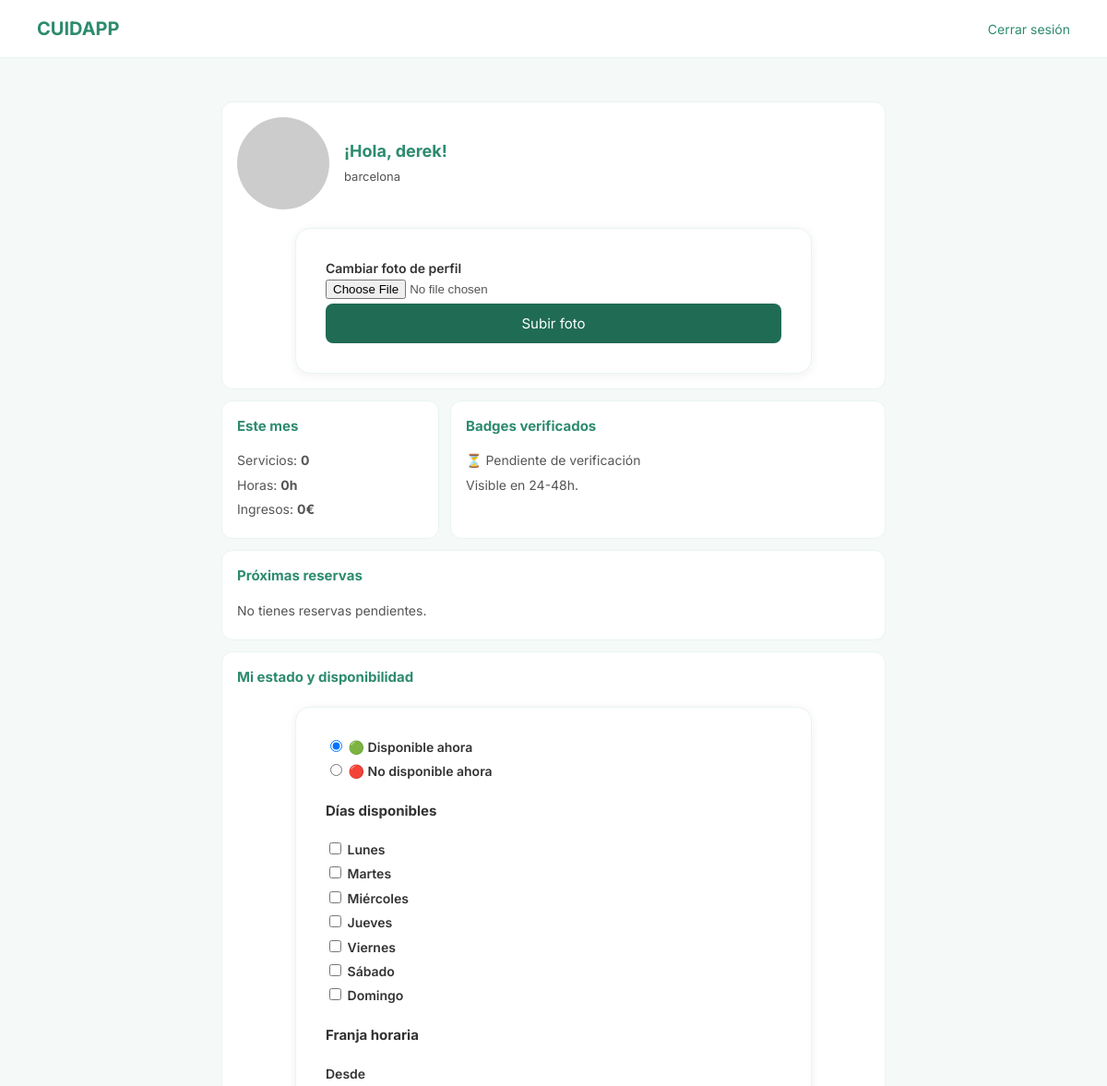
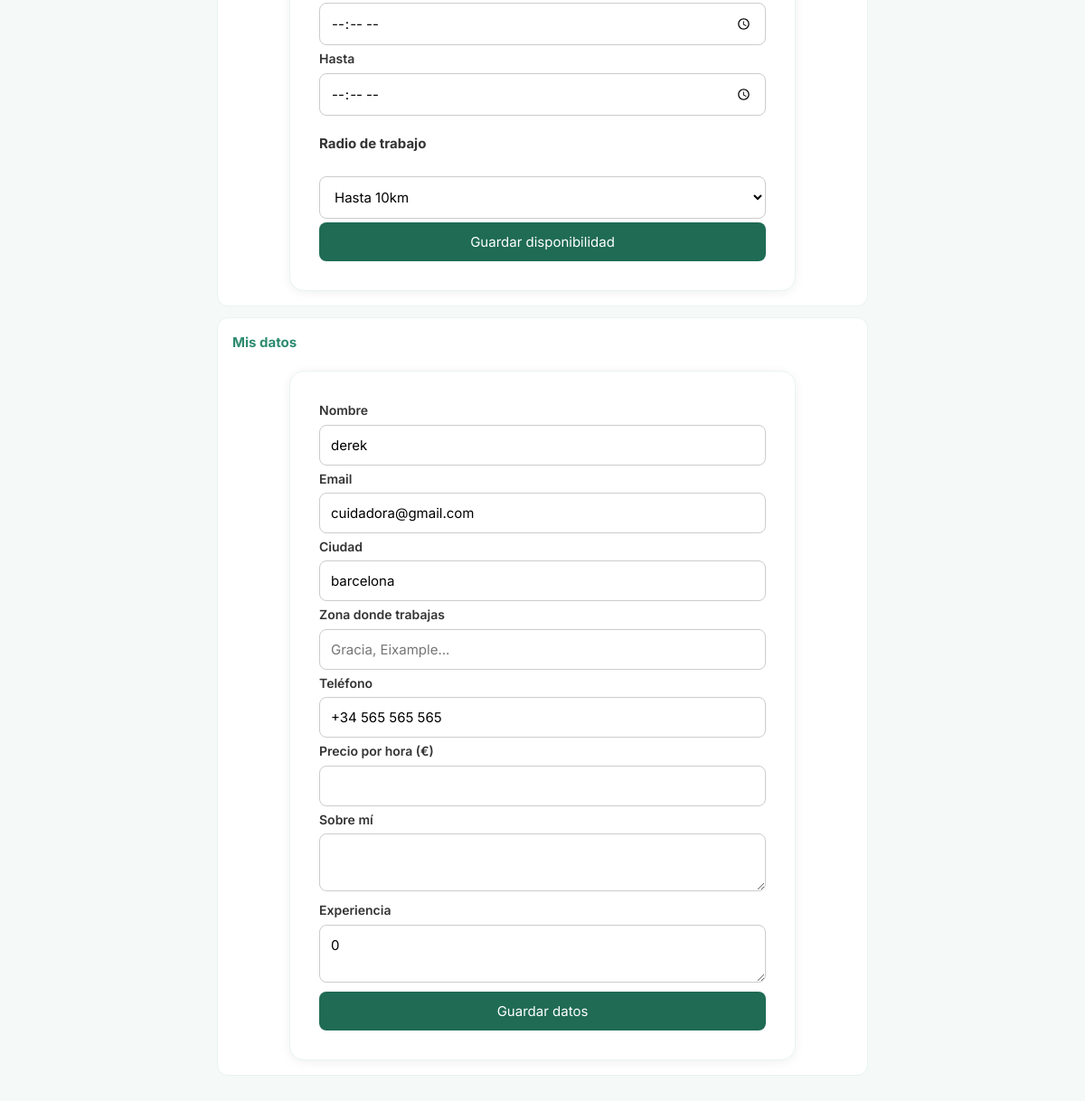
The page /dashboard-cuidador.php (signed in) on the database its author committed (2 pictures, top to bottom).
### tables this page shows
CREATE TABLE `cuidadoras` (
  `id` int(11) NOT NULL,
  `nombre` varchar(100) NOT NULL,
  `email` varchar(150) NOT NULL,
  `password` varchar(255) NOT NULL,
  `ciudad` varchar(100) DEFAULT NULL,
  `telefono` varchar(20) DEFAULT NULL,
  `foto` varchar(255) DEFAULT NULL,
  `experiencia` tinyint(3) UNSIGNED DEFAULT 0,
  `verificada` tinyint(1) DEFAULT 0,
  `fecha_registro` datetime DEFAULT current_timestamp(),
  `zona` varchar(100) DEFAULT NULL,
  `descripcion` text DEFAULT NULL,
  `precio_hora` decimal(5,2) DEFAULT NULL,
  `estado` varchar(20) DEFAULT 'disponible',
  `dias_disponibles` varchar(100) DEFAULT NULL,
  `radio_km` tinyint(3) UNSIGNED DEFAULT 5,
  `hora_inicio` time DEFAULT NULL,
  `hora_fin` time DEFAULT NULL,
  `precio_por_hora` decimal(5,2) DEFAULT NULL,
  `precio` decimal(5,2) DEFAULT NULL
);

### dashboard-cuidador.php (the view, shortened to what this page needs)
<?php
$conexion = mysqli_connect("localhost", "root", "", "cuidapp_db");
$id = $_SESSION["cuidadora_id"];
$sql = "SELECT * FROM cuidadoras WHERE id = " . $id;
$resultado = mysqli_query($conexion, $sql);
$cuidadora = mysqli_fetch_assoc($resultado);
$dias_guardados = $cuidadora['dias_disponibles'] ? explode(",", $cuidadora['dias_disponibles']) : [];
?>
<!DOCTYPE html>
<html lang="es">
<head>
    <link rel="stylesheet" href="estilos.css">
</head>
<body>
<header>
    <h1>CUIDAPP</h1>
    <nav>
        <a href="cerrar-sesion-cuidador.php">Cerrar sesión</a>
    </nav>
</header>
<section id="dashboard-cuidadora">
    <div class="card">
        <div class="perfil-header">
            <img src="<?php echo $cuidadora['foto'] ? $cuidadora['foto'] : 'https://via.placeholder.com/80'; ?>"
                 alt="Foto de perfil" class="perfil-foto">
            <div class="perfil-info">
                <h2>¡Hola, <?php echo $cuidadora['nombre']; ?>!</h2>
                <p><?php echo $cuidadora['ciudad']; ?><?php echo $cuidadora['zona'] ? ' — ' . $cuidadora['zona'] : ''; ?></p>
            </div>
        </div>
        <form action="dashboard-cuidador.php" method="POST" enctype="multipart/form-data">
            <p>
                <label>Cambiar foto de perfil</label><br>
                <input type="file" name="foto" accept="image/*">
            </p>
            <p><button type="submit">Subir foto</button></p>
        </form>
    </div>
    <div class="grid-2x2">
        <div class="card">
            <h3>Este mes</h3>
            <p>Servicios: <strong>0</strong></p>
            <p>Horas: <strong>0h</strong></p>
            <p>Ingresos: <strong>0€</strong></p>
        </div>
        <div class="card">
            <h3>Badges verificados</h3>
            <?php if ($cuidadora['verificada']): ?>
                <p>✓ Antecedentes penales</p>
                <p>✓ Delitos sexuales</p>
                <p>✓ Documentación verificada</p>
            <?php else: ?>
                <p>⏳ Pendiente de verificación</p>
                <p>Visible en 24-48h.</p>
            <?php endif; ?>
        </div>
    </div>
    <div class="card">
        <h3>Próximas reservas</h3>
        <p>No tienes reservas pendientes.</p>
    </div>
    <div class="card">
        <h3>Mi estado y disponibilidad</h3>
        <form action="actualizar-disponibilidad.php" method="POST">
            <p>
                <label>
                    <input type="radio" name="estado" value="disponible"
                    <?php echo $cuidadora['estado'] == 'disponible' ? 'checked' : ''; ?>>
                    🟢 Disponible ahora
                </label>
            </p>
            <p>
                <label>
                    <input type="radio" name="estado" value="no_disponible"
                    <?php echo $cuidadora['estado'] == 'no_disponible' ? 'checked' : ''; ?>>
                    🔴 No disponible ahora
                </label>
            </p>
            <h4>Días disponibles</h4>
            <?php
            $dias = ['lunes','martes','miercoles','jueves','viernes','sabado','domingo'];
            $dias_nombres = ['Lunes','Martes','Miércoles','Jueves','Viernes','Sábado','Domingo'];
            foreach ($dias as $i => $dia):
            ?>
            <p>
                <label>
                    <input type="checkbox" name="dias[]" value="<?php echo $dia; ?>"
                    <?php echo in_array($dia, $dias_guardados) ? 'checked' : ''; ?>>
                    <?php echo $dias_nombres[$i]; ?>
                </label>
            </p>
            <?php endforeach; ?>
            <h4>Franja horaria</h4>
            <p>
                <label>Desde</label><br>
                <input type="time" name="hora_inicio" value="<?php echo $cuidadora['hora_inicio']; ?>">
            </p>
            <p>
                <label>Hasta</label><br>
                <input type="time" name="hora_fin" value="<?php echo $cuidadora['hora_fin']; ?>">
            </p>
            <h4>Radio de trabajo</h4>
            <select name="radio_km">
                <option value="10" <?php echo $cuidadora['radio_km'] == 10 ? 'selected' : ''; ?>>Hasta 10km</option>
            </select>
            <p><button type="submit">Guardar disponibilidad</button></p>
        </form>
    </div>
    <div class="card">
        <h3>Mis datos</h3>
        <form action="actualizar-cuidadora.php" method="POST">
            <p>
                <label>Nombre</label><br>
                <input type="text" name="nombre" value="<?php echo $cuidadora['nombre']; ?>">
            </p>
            <p>
                <label>Email</label><br>
                <input type="email" name="email" value="<?php echo $cuidadora['email']; ?>">
            </p>
            <p>
                <label>Ciudad</label><br>
                <input type="text" name="ciudad" value="<?php echo $cuidadora['ciudad']; ?>">
            </p>
            <p>
                <label>Zona donde trabajas</label><br>
                <input type="text" name="zona" value="<?php echo $cuidadora['zona']; ?>" placeholder="Gracia, Eixample...">
            </p>
            <p>
                <label>Teléfono</label><br>
                <input type="tel" name="telefono" value="<?php echo $cuidadora['telefono']; ?>">
            </p>
            <p>
                <label>Precio por hora (€)</label><br>
                <input type="number" name="precio" value="<?php echo $cuidadora['precio']; ?>" min="10" max="20">
            </p>
            <p>
                <label>Sobre mí</label><br>
                <textarea name="descripcion"><?php echo $cuidadora['descripcion']; ?></textarea>
            </p>
            <p>
                <label>Experiencia</label><br>
                <textarea name="experiencia"><?php echo $cuidadora['experiencia']; ?></textarea>
            </p>
            <p><button type="submit">Guardar datos</button></p>
        </form>
    </div>

### estilos.css (style rules this page uses)
:root { --color-principal: #2d8b6f; --color-oscuro: #1f6b54; --fondo-suave: #f5f9f7; --borde-suave: #e8f5ef; --texto-principal: #333333; --texto-secundario: #555555; --radio: 12px; --sombra: 0 2px 12px rgba(0,0,0,0.06); }
*, *::before, *::after { box-sizing: border-box; }
body { background-color: var(--fondo-suave); font-family: 'Inter', sans-serif; margin: 0; padding: 0; padding-top: 64px; color: var(--texto-principal); font-size: 15px; line-height: 1.5; }
header { background-color: #ffffff; padding: 14px 16px; color: var(--color-principal); display: flex; justify-content: space-between; align-items: center; border-bottom: 1px solid var(--borde-suave); position: fixed; top: 0; left: 0; right: 0; z-index: 100; }
header h1 { margin: 0; color: var(--color-principal); font-size: 18px; font-weight: 700; }
header a { color: var(--color-principal); text-decoration: none; font-size: 14px; }
header nav { display: flex; gap: 12px; align-items: center; flex-wrap: wrap; }
header nav a { color: var(--color-principal); text-decoration: none; font-size: 14px; }
section { max-width: 760px; margin: 24px auto; padding: 0 16px; }
h2 { color: var(--color-oscuro); font-size: 20px; margin-bottom: 8px; }
h3 { color: var(--color-principal); font-size: 16px; margin-top: 0; }
button { background-color: var(--color-oscuro); color: white; border: none; padding: 12px 24px; border-radius: 8px; font-size: 15px; font-family: 'Inter', sans-serif; cursor: pointer; width: 100%; }
form { background-color: white; border: 1px solid var(--borde-suave); border-radius: 16px; padding: 24px 20px; margin-top: 20px; box-shadow: var(--sombra); }
input[type="text"], input[type="email"], input[type="password"], input[type="tel"], input[type="number"], input[type="date"], input[type="time"], select, textarea { width: 100%; padding: 12px; border: 1px solid #cccccc; border-radius: 8px; font-size: 15px; font-family: 'Inter', sans-serif; margin-top: 4px; box-sizing: border-box; background-color: white; }
label { font-weight: 600; color: var(--texto-principal); font-size: 14px; }
.card { background-color: white; border: 1px solid var(--borde-suave); border-radius: var(--radio); padding: 16px; margin-bottom: 12px; }
.card h3 { color: var(--color-principal); margin-top: 0; font-size: 15px; }
.card p { color: var(--texto-secundario); font-size: 14px; line-height: 1.6; margin: 4px 0; }
.grid-2x2 { display: grid; grid-template-columns: 1fr; gap: 12px; margin-top: 12px; }
.perfil-header { display: flex; gap: 16px; align-items: center; margin-bottom: 16px; }
.perfil-foto { width: 80px; height: 80px; border-radius: 50%; object-fit: cover; flex-shrink: 0; }
.perfil-info h2 { margin: 0 0 4px 0; color: var(--color-principal); font-size: 18px; }
.perfil-info p { margin: 2px 0; color: var(--texto-secundario); font-size: 13px; }
@media (min-width: 600px) { body { padding-top: 70px; } }
@media (min-width: 600px) { header { padding: 16px 32px; } }
@media (min-width: 600px) { section { padding: 0 24px; margin: 32px auto; } }
@media (min-width: 600px) { .grid-2x2 { grid-template-columns: 1fr 2fr; } }
@media (min-width: 600px) { form { padding: 28px 32px; } }
@media (min-width: 600px) { h2 { font-size: 22px; } }
@media (min-width: 600px) { .perfil-foto { width: 90px; height: 90px; } }
@media (min-width: 900px) { header { padding: 16px 40px; } }
@media (min-width: 900px) { header h1 { font-size: 20px; } }
@media (min-width: 900px) { section { padding: 0 20px; margin: 40px auto; } }
@media (min-width: 900px) { form { max-width: 560px; margin-left: auto; margin-right: auto; } }
@media (min-width: 900px) { .perfil-foto { width: 100px; height: 100px; } }

### rows shown on the page
cuidadoras: nombre "derek", ciudad "barcelona", estado "☑ 🟢 Disponible ahora", estado "☐ 🔴 No disponible ahora", email "cuidadora@gmail.com", telefono "+34 565 565 565", experiencia "0"

### other values the page prints
$dias_nombres[$i] "Lunes"
$dias_nombres[$i] "Martes"
$dias_nombres[$i] "Miércoles"
$dias_nombres[$i] "Jueves"
$dias_nombres[$i] "Viernes"
$dias_nombres[$i] "Sábado"
$dias_nombres[$i] "Domingo"
